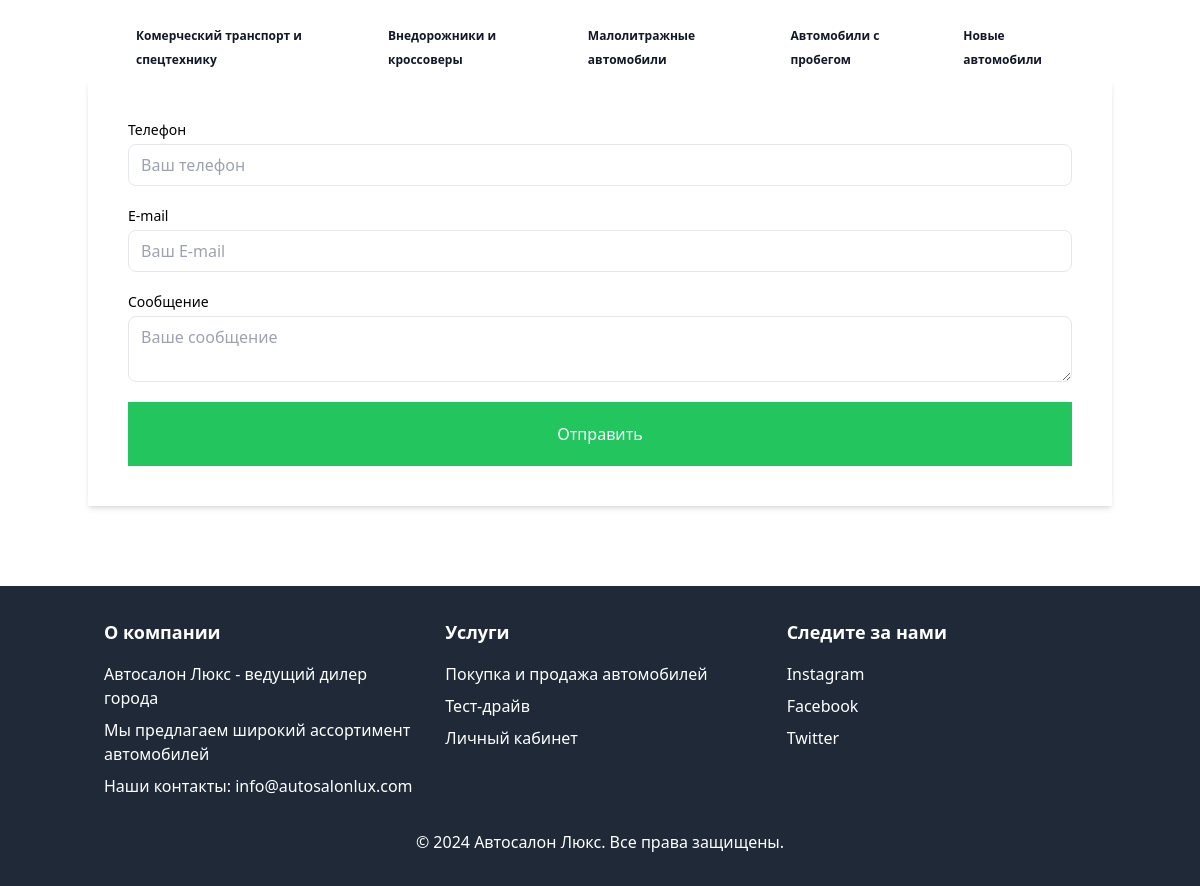
/order/create/1/, run on the app's committed database.
### shop/models.py (models this page shows, shortened)
class Category(models.Model):
    title = models.CharField(max_length=123)
    created_at = models.DateTimeField(auto_now_add=True)
    class Meta:
        verbose_name = 'Категория'
        verbose_name_plural = 'Категории'
        ordering = ['-created_at']

class SiteContent(models.Model):
    original_text = models.TextField(verbose_name="Оригинальный текст",
                                     help_text="Оригинальный текст, который отображается на сайте.",
                                     max_length=20000
                                     )
    current_text = models.TextField(
        verbose_name="Текущий текст",
        help_text="Измененный или текущий текст, который отображается на сайте.",
        max_length=20000
    )
    class Meta:
        verbose_name = "Текст на сайте"
        verbose_name_plural = "Текста в сайте"

### shop/views.py (the view, shortened to what this page needs)
# urls.py: path('order/create/<int:pk>/', OrderCreateView.as_view()),
class OrderCreateView(generic.CreateView):
    template_name = 'basket.html'
    model = Order
    queryset = Order.objects.all()
    form_class = OrderForm
    context_object_name = 'form'
    def get_context_data(self, *, object_list=None, **kwargs):
        context = super().get_context_data(**kwargs)
        context['categories'] = Category.objects.all()
        return context

### shop/forms.py
class OrderForm(forms.ModelForm):
    class Meta:
        fields = '__all__'
        model = Order

### shop/templatetags/custom_filters.py (called while the page is built)
@register.simple_tag
def get_or_create_content(original_text):
    content, created = SiteContent.objects.get_or_create(original_text=original_text)
    if created:
        content.current_text = original_text
        content.save()
    return content.current_text

### shop/templates/basket.html (shortened to what this page needs)
{% extends 'base.html' %}
{% load static %}
{% load custom_filters %}
{% block content %}
<div class="container mx-auto mt-10 flex-1">
    <div class="flex shadow-md bg-white my-20">
        <div class="w-full px-10 py-10">
            <form action="" method="POST">
                <div class="flex flex-col mb-5">
                    <label for="phone" class="mb-1 text-xs sm:text-sm">Телефон</label>
                    <input type="tel" name="phone_number" id="phone" placeholder="Ваш телефон"
                           class="border rounded-lg px-3 py-2 focus:outline-none focus:border-blue-500">
                </div>
                <div class="flex flex-col mb-5">
                    <label for="email" class="mb-1 text-xs sm:text-sm">E-mail</label>
                    <input type="email" name="email" id="email" placeholder="Ваш E-mail"
                           class="border rounded-lg px-3 py-2 focus:outline-none focus:border-blue-500">
                </div>
                <div class="flex flex-col mb-5">
                    <label for="name" class="mb-1 text-xs sm:text-sm">Сообщение</label>
                    <textarea type="text" name="comment" id="message" placeholder="Ваше сообщение"
                              class="border rounded-lg px-3 py-2 focus:outline-none focus:border-blue-500"></textarea>
                </div>
                <button type="submit" class="block bg-green-500 text-white px-5 py-5 w-full">Отправить</button>
            </form>
        </div>
    </div>
</div>
{% endblock  %}

### shop/templates/base.html (shortened to what this page needs)
<!DOCTYPE html>
{% load static %}
{% load custom_filters %}
<html lang="en">
<head>
    <script src="https://cdn.tailwindcss.com"></script>
    <link rel="stylesheet" href="{% static './index.css' %}">
</head>
<body class="font-sans">
<div class="bg-white">
    <header class="absolute inset-x-0 top-0 z-50">
        <div class="container mx-auto px-4">
            <nav class="flex items-center justify-between p-6 lg:px-8" aria-label="Global">
                <div class="flex lg:flex-1">
                    <a href="/" class="-m-1.5 p-1.5">
                    </a>
                </div>
                <div class="hidden lg:flex lg:gap-x-12">
                    {% for i in categories %}
                    <a style="font-size: 12px" href="/?category={{ i.pk }}" class="text-sm font-semibold leading-6 text-gray-900">{{ i.title }}</a>
                    {% endfor %}
                </div>
            </nav>
        </div>
    </header>
{% block content %}
{% endblock %}
    <footer class="bg-gray-800 text-white">
    <div class="container mx-auto px-4 py-8">
        <div class="grid grid-cols-1 md:grid-cols-3 gap-8">
            <div>
                <h3 class="text-lg font-semibold">{% get_or_create_content 'О компании' %}</h3>
                <ul class="mt-4 space-y-2">
                    <li>{% get_or_create_content 'Автосалон Люкс - ведущий дилер города' %}</li>
                    <li>{% get_or_create_content 'Мы предлагаем широкий ассортимент автомобилей' %}</li>
                    <li>{% get_or_create_content 'Наши контакты: info@autosalonlux.com' %}</li>
                </ul>
            </div>
            <div>
                <h3 class="text-lg font-semibold">Услуги</h3>
                <ul class="mt-4 space-y-2">
                    <li>{% get_or_create_content 'Покупка и продажа автомобилей' %}</li>
                    <li>{% get_or_create_content 'Тест-драйв' %}</li>
                    <li>
                        <a href="">{% get_or_create_content 'Личный кабинет' %}</a>
                    </li>
                </ul>
            </div>
            <div>
                <h3 class="text-lg font-semibold">Следите за нами</h3>
                <ul class="mt-4 space-y-2">
                    <li>
                        <a href="" class="hover:underline">Instagram</a>
                    </li>
                    <li>
                        <a href="" class="hover:underline">Facebook</a>
                    </li>
                    <li>
                        <a href="" class="hover:underline">Twitter</a>
                    </li>
                </ul>
            </div>
        </div>
        <div class="mt-8 text-center">
            <p>{% get_or_create_content '© 2024 Автосалон Люкс. Все права защищены.' %}</p>
        </div>
    </div>
</footer>
</body>
</html>

### static/index.css (style rules this page uses)
html { scroll-behavior: smooth; }

### data on the page
Category: title "Комерческий транспорт и спецтехнику"
Category: title "Внедорожники и кроссоверы"
Category: title "Малолитражные автомобили"
Category: title "Автомобили с пробегом"
Category: title "Новые автомобили"
SiteContent: current_text "О компании"
SiteContent: current_text "Автосалон Люкс - ведущий дилер города"
SiteContent: current_text "Мы предлагаем широкий ассортимент автомобилей"
SiteContent: current_text "Наши контакты: info@autosalonlux.com"
SiteContent: current_text "Покупка и продажа автомобилей"
SiteContent: current_text "Тест-драйв"
SiteContent: current_text "Личный кабинет"
SiteContent: current_text "© 2024 Автосалон Люкс. Все права защищены."
